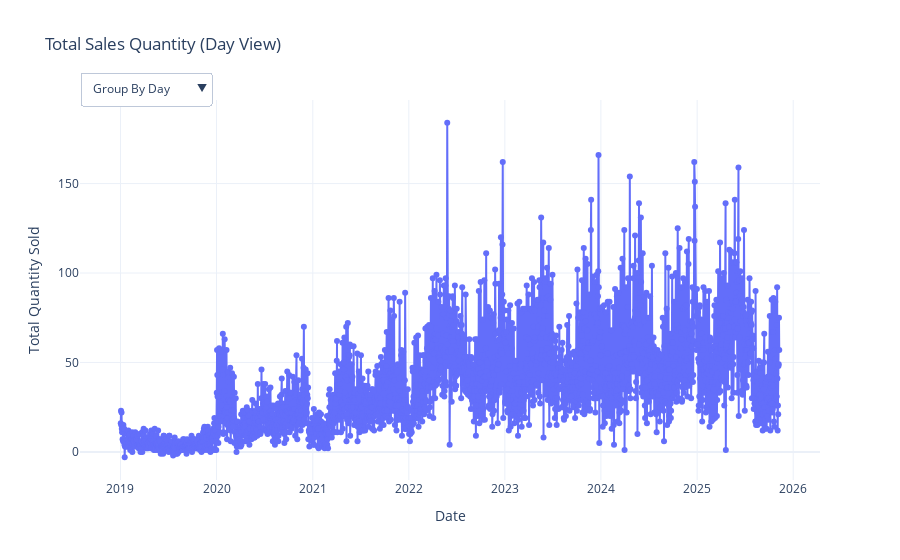

The notebook cell saved with this chart:
### Code cell
# Visualize Data to Identify Patterns and Seasonality
plot_interactive_sales_dashboard(data)
